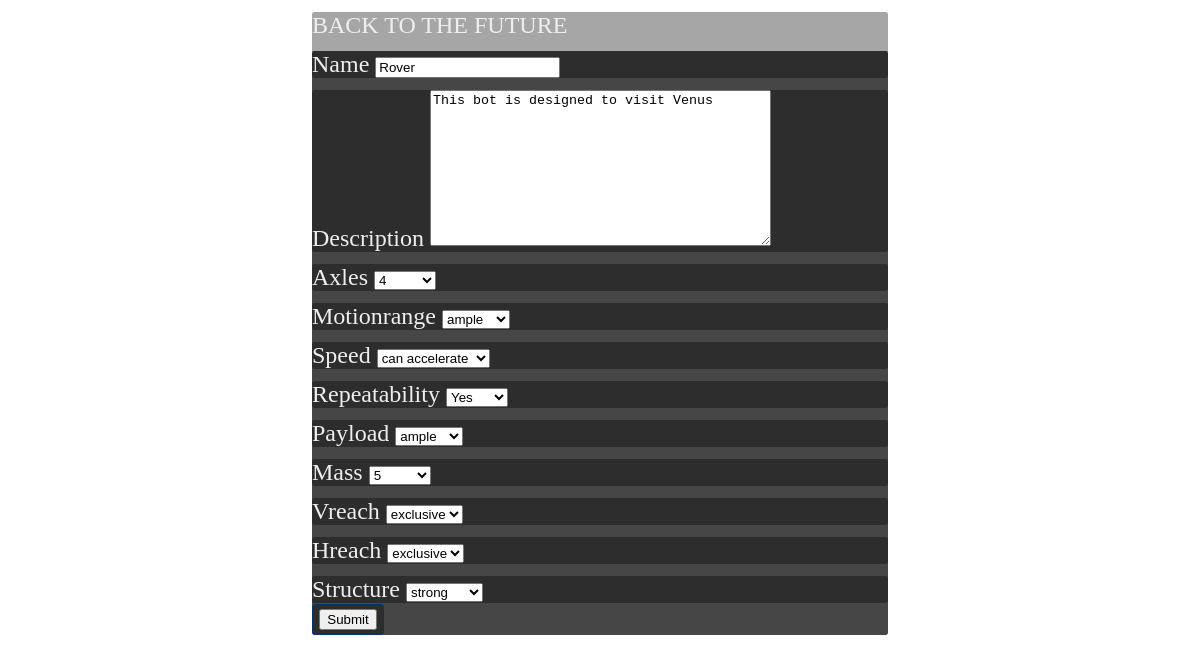
The app's page /robot/4/update/ with its own data.
### core/models.py (models this page shows, shortened)
class Robot(models.Model):
    name = models.CharField(max_length=300)
    description = models.TextField(null=True, blank=True)
    created_at = models.DateTimeField(auto_now_add=True)
    axles = models.IntegerField(choices=MULTI_CHOICES, null=True, blank=True)
    motionrange = models.IntegerField(choices=PLURAL_CHOICES, null=True, blank=True)
    speed = models.IntegerField(choices=SPEED_CHOICES, null=True, blank=True)
    repeatability = models.IntegerField(choices=YESNO_CHOICES, null=True, blank=True)
    payload = models.IntegerField(choices=PLURAL_CHOICES, null=True, blank=True)
    mass = models.IntegerField(choices=MULTI_CHOICES, null=True, blank=True)
    vreach = models.IntegerField(choices=RATING_CHOICES, null=True, blank=True)
    hreach = models.IntegerField(choices=RATING_CHOICES, null=True, blank=True)
    structure = models.IntegerField(choices=RATING_CHOICES, null=True, blank=True)

### core/views.py (the view)
# urls.py: url(r'robot/(?P<pk>\d+)/update/$', coreviews.RobotUpdateView.as_view(), name='robot_update'),
class RobotUpdateView(UpdateView):
    model = coremodels.Robot
    template_name = 'base/form.html'
    fields = "__all__"

### templates/base/form.html (shortened to what this page needs)
{% extends "robot/detail.html" %}
{% load widget_tweaks %}
{% block content %}
    <section>
        <div>
            <nav>
                <a href="/robot">BACK TO THE FUTURE</a>
            </nav>
            <div>
                {% if form %}
                <div >
                    <form action="" method="post" enctype="multipart/form-data">
                        {% for field in form %}
                        <div>
                            <label for="exampleInputFile">{{ field.label }}</label>
                            {{ field|add_class:"form-control"}}
                        </div>
                        {% endfor %}
                        <button><input type="submit" class="btn btn-success"role="button" value="{{ verb|default:"Submit" }}" /></button>
                    </form>
                </div>
                {% endif %}
            </div>
        </div>
    </section>
    {% endblock %}

### static/css/style.css (style rules this page uses)
button { font-family: Verdana; padding: 0.3em; color: #eeeeee; font-size: .5em; border: 1px solid #003366; border-radius: .3em; background-color: rgba(0, 0, 0, 0.35); width: 6em; }
div { border-radius: 0.1em; background-color: rgba(0, 0, 0, 0.35); margin-top: .5em; margin-left: auto; margin-right: auto; width: 24em; text-align: left; }
a { text-decoration: none; color: #eeeeee; }

### records on screen
Robot: form "Rover" "This bot is designed to visit Venus" "4" "ample" "can accelerate" "Yes" "ample" "5" "exclusive" "exclusive" "strong"

### other values on screen
{{ field.label }} "Name" "Description" "Axles" "Motionrange" "Speed" "Repeatability" "Payload" "Mass" "Vreach" "Hreach" "Structure"
